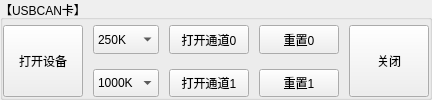
            <widget class="QGroupBox" name="group_usbcan">
             <property name="title">
              <string>【USBCAN卡】</string>
             </property>
             <layout class="QHBoxLayout" name="horizontalLayout_2" stretch="2,1,2,1,1">
              <property name="spacing">
               <number>10</number>
              </property>
              <property name="leftMargin">
               <number>0</number>
              </property>
              <property name="topMargin">
               <number>5</number>
              </property>
              <property name="rightMargin">
               <number>0</number>
              </property>
              <property name="bottomMargin">
               <number>0</number>
              </property>
              <item>
               <widget class="QPushButton" name="bt_open">
                <property name="enabled">
                 <bool>true</bool>
                </property>
                <property name="sizePolicy">
                 <sizepolicy hsizetype="Minimum" vsizetype="Preferred">
                  <horstretch>0</horstretch>
                  <verstretch>0</verstretch>
                 </sizepolicy>
                </property>
                <property name="text">
                 <string>打开设备</string>
                </property>
               </widget>
              </item>
              <item>
               <layout class="QVBoxLayout" name="verticalLayout_4">
                <property name="spacing">
                 <number>15</number>
                </property>
                <item>
                 <widget class="QComboBox" name="bx_rate0">
                  <property name="enabled">
                   <bool>true</bool>
                  </property>
                  <property name="sizePolicy">
                   <sizepolicy hsizetype="Preferred" vsizetype="Preferred">
                    <horstretch>0</horstretch>
                    <verstretch>0</verstretch>
                   </sizepolicy>
                  </property>
                  <item>
                   <property name="text">
                    <string>250K</string>
                   </property>
                  </item>
                 </widget>
                </item>
                <item>
                 <widget class="QComboBox" name="bx_rate1">
                  <property name="enabled">
                   <bool>true</bool>
                  </property>
                  <property name="sizePolicy">
                   <sizepolicy hsizetype="Preferred" vsizetype="Preferred">
                    <horstretch>0</horstretch>
                    <verstretch>0</verstretch>
                   </sizepolicy>
                  </property>
                  <item>
                   <property name="text">
                    <string>1000K</string>
                   </property>
                  </item>
                 </widget>
                </item>
               </layout>
              </item>
              <item>
               <layout class="QVBoxLayout" name="verticalLayout_5">
                <property name="spacing">
                 <number>15</number>
                </property>
                <item>
                 <widget class="QPushButton" name="bt_channel0">
                  <property name="enabled">
                   <bool>true</bool>
                  </property>
                  <property name="sizePolicy">
                   <sizepolicy hsizetype="Minimum" vsizetype="Preferred">
                    <horstretch>0</horstretch>
                    <verstretch>0</verstretch>
                   </sizepolicy>
                  </property>
                  <property name="text">
                   <string>打开通道0</string>
                  </property>
                 </widget>
                </item>
                <item>
                 <widget class="QPushButton" name="bt_channel1">
                  <property name="enabled">
                   <bool>true</bool>
                  </property>
                  <property name="sizePolicy">
                   <sizepolicy hsizetype="Minimum" vsizetype="Preferred">
                    <horstretch>0</horstretch>
                    <verstretch>0</verstretch>
                   </sizepolicy>
                  </property>
                  <property name="text">
                   <string>打开通道1</string>
                  </property>
                 </widget>
                </item>
               </layout>
              </item>
              <item>
               <layout class="QVBoxLayout" name="verticalLayout_50">
                <property name="spacing">
                 <number>15</number>
                </property>
                <item>
                 <widget class="QPushButton" name="bt_reset0">
                  <property name="enabled">
                   <bool>true</bool>
                  </property>
                  <property name="sizePolicy">
                   <sizepolicy hsizetype="Minimum" vsizetype="Preferred">
                    <horstretch>0</horstretch>
                    <verstretch>0</verstretch>
                   </sizepolicy>
                  </property>
                  <property name="text">
                   <string>重置0</string>
                  </property>
                 </widget>
                </item>
                <item>
                 <widget class="QPushButton" name="bt_reset1">
                  <property name="sizePolicy">
                   <sizepolicy hsizetype="Minimum" vsizetype="Preferred">
                    <horstretch>0</horstretch>
                    <verstretch>0</verstretch>
                   </sizepolicy>
                  </property>
                  <property name="text">
                   <string>重置1</string>
                  </property>
                 </widget>
                </item>
               </layout>
              </item>
              <item>
               <widget class="QPushButton" name="bt_close">
                <property name="enabled">
                 <bool>true</bool>
                </property>
                <property name="sizePolicy">
                 <sizepolicy hsizetype="Minimum" vsizetype="Preferred">
                  <horstretch>0</horstretch>
                  <verstretch>0</verstretch>
                 </sizepolicy>
                </property>
                <property name="text">
                 <string>关闭</string>
                </property>
               </widget>
              </item>
             </layout>
            </widget>
